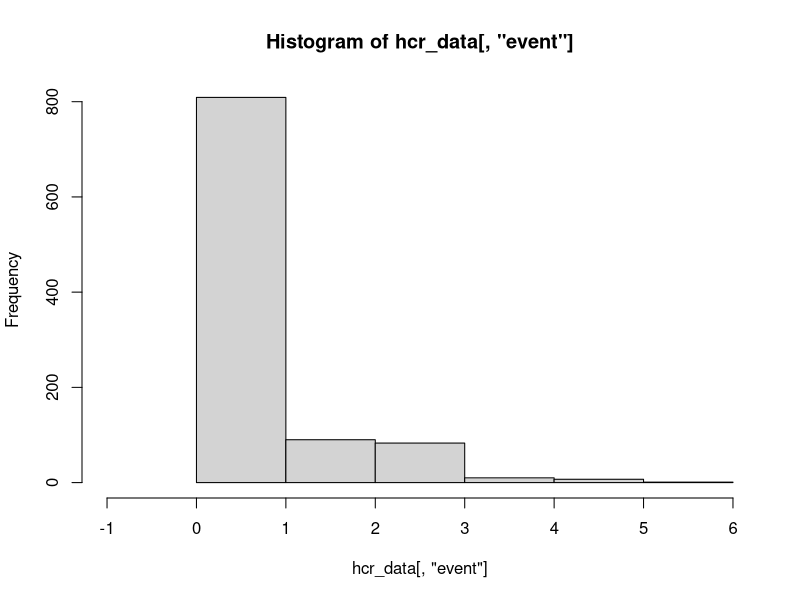

The R script that drew this image: (Note: this script raises an error after producing the figure.)
################################################################################
# 
# Investigation of SAAQ Traffic Ticket Violations
# 
# Simulation of a hidden competing risk model,
# in which outcomes are confounded.
# 
# 
# 
# Lee Morin, Ph.D.
# Assistant Professor
# Department of Economics
# College of Business Administration
# University of Central Florida
# 
# November 2, 2019
# 
################################################################################
# 
# Simulation of a hidden competing risk model,
# in which outcomes are confounded.
# 
################################################################################


################################################################################
# Clearing Workspace and Declaring Packages
################################################################################

# Clear workspace.
rm(list=ls(all=TRUE))


################################################################################
# Set parameters
################################################################################

# Outcomes and probabilities of individual events.
outcome_list <- c(1, 2, 3)
outcome_name_list <- c('S_1', 'S_2', 'S_3')
outcome_prob_list <- c(0.1, 0.1, 0.1)

# Number of observations
num_obs <- 1000





################################################################################
# Generate Data
################################################################################

# Initialize data frame.
hcr_data <- data.frame(event = numeric(num_obs))

# Generate realizations from each potential outcome.
for (outcome_num in 1:length(outcome_list)) {
  
  outcome_name <- outcome_name_list[outcome_num]
  outcome <- outcome_list[outcome_num]
  outcome_prob <- outcome_prob_list[outcome_num]
  
  hcr_data[, outcome_name] <- (runif(num_obs) <= outcome_prob)*outcome
  
  
}

# Generate cumulative event, with hidden individual outcomes. 
hcr_data[, 'event'] <- rowSums(hcr_data[, outcome_name_list])



summary(hcr_data)

hist(hcr_data[, 'event'], 
     xlim = c(-1, sum(outcome_list)), 
     breaks = seq(0, sum(outcome_list)))


################################################################################
# Draw up likelihood function
################################################################################


# Enumerate the possible combinations for each event observed.
y_outcome_ref <- unique(hcr_data)
y_outcome_ref <- y_outcome_ref[order(y_outcome_ref[, 'event']), ]

# y <- hcr_data[, 'event']

hcr_like <- function(outcome_prob_list, 
                     outcome_list, outcome_name_list, 
                     y, y_outcome_ref) {
  
  # Calculate the probabilities for each combination of outcomes.
  y_outcome_ref[, 'prob'] <- 0
  for (row_num in 1:nrow(y_outcome_ref)) {
    
    y_out_row <- y_outcome_ref[row_num, outcome_name_list]
    
    prob_events_that_happened <- outcome_prob_list[y_out_row != 0]
    prob_events_that_didnt_happen <- 1 - outcome_prob_list[y_out_row == 0]
    
    prob_event <- prod(c(prob_events_that_happened, 
                         prob_events_that_didnt_happen))
    
    y_outcome_ref[row_num, 'prob'] <- prob_event
    
    
  }
  
  # Calculate the probabilities for each event observed.
  y_list <- unique(y) # Only compute for y that actually occurred. 
  y_list <- y_list[order(y_list)]
  y_prob_list <- data.frame(event = y_list, 
                            prob = numeric(length(y_list)))
  
  # Get a list of associated rows. 
  # Yeah, yeah, there's a faster way. 
  for (row_num in 1:nrow(y_prob_list)) {
    
    y_event <- y_prob_list[row_num, 'event']
    
    # Select the sets of outcomes that lead to that event. 
    y_outcome_row_nums <- which(y_outcome_ref[, 'event'] == y_event)
    
    # For each potential set of outcomes, add that probability to the total.
    y_prob_list[row_num, 'prob'] <- sum(y_outcome_ref[y_outcome_row_nums, 'prob'])
    
  }
  
  # Allocate those probabilities to the events in the sample.
  y_table <- table(y)
  like <- 0
  for (y_num in 1:length(y_table)) {
    
    # Pick an event.
    y_name <- names(y_table)[y_num]
    
    # Get the probability of that event. 
    y_prob <- y_prob_list[y_prob_list[, 'event'] == y_name, 'prob']
    
    # Get the frequency of that event. 
    y_freq <- y_table[y_num]
    
    # Accumulate the log-probability.
    like <- like + log(y_prob)*y_freq
    
  }
  
  return(- like)
  
}

hcr_like_logit_params <- function(outcome_logit_prob_list, 
                     outcome_list, outcome_name_list, 
                     y, y_outcome_ref) {
  
  outcome_prob_list <- exp(outcome_logit_prob_list) / (1 + exp(outcome_logit_prob_list))
  
  like <- hcr_like(outcome_prob_list, 
                   outcome_list, outcome_name_list, 
                   y, y_outcome_ref)
  
  
  return(like)
  
}


################################################################################
# Estimate to recover parameters
################################################################################

# Evaluate at the true values.
like_true <- hcr_like(outcome_prob_list, 
                      outcome_list, outcome_name_list, 
                      y, y_outcome_ref)

# Convert true probabilities into log-odds.
outcome_logit_prob_list <- log(outcome_prob_list/(1 - outcome_prob_list))

# Evaluate at the true values.
like_true_logit <- hcr_like_logit_params(outcome_logit_prob_list, 
                                   outcome_list, outcome_name_list, 
                                   y, y_outcome_ref)



prob_hat_optim <- optim(par = outcome_prob_list,
                        fn = hcr_like,
                        # lower = rep(0, length(outcome_prob_list)),
                        # upper = rep(1, length(outcome_prob_list)),
                        method = 'BFGS',
                        outcome_list = outcome_list,
                        outcome_name_list = outcome_name_list,
                        y = hcr_data[, 'event'],
                        y_outcome_ref = y_outcome_ref)

prob_hat_logit_optim <- optim(par = outcome_logit_prob_list, 
                              fn = hcr_like_logit_params, 
                              # lower = rep(0, length(outcome_prob_list)), 
                              # upper = rep(1, length(outcome_prob_list)), 
                              method = 'BFGS', 
                              outcome_list = outcome_list, 
                              outcome_name_list = outcome_name_list, 
                              y = hcr_data[, 'event'], 
                              y_outcome_ref = y_outcome_ref)



prob_hat_optim
prob_hat_logit_optim
# Logit version ws faster.

print(like_true)
print(like_true_logit)
print(like_true_opt)

# Compare estimated parameters. 
print(outcome_prob_list)
print(prob_hat_optim$par)
print(exp(prob_hat_logit_optim$par) / (1 + exp(prob_hat_logit_optim$par)))
# Estimates look good. 




################################################################################
# Calculate standard errors
################################################################################



################################################################################
# End
################################################################################
